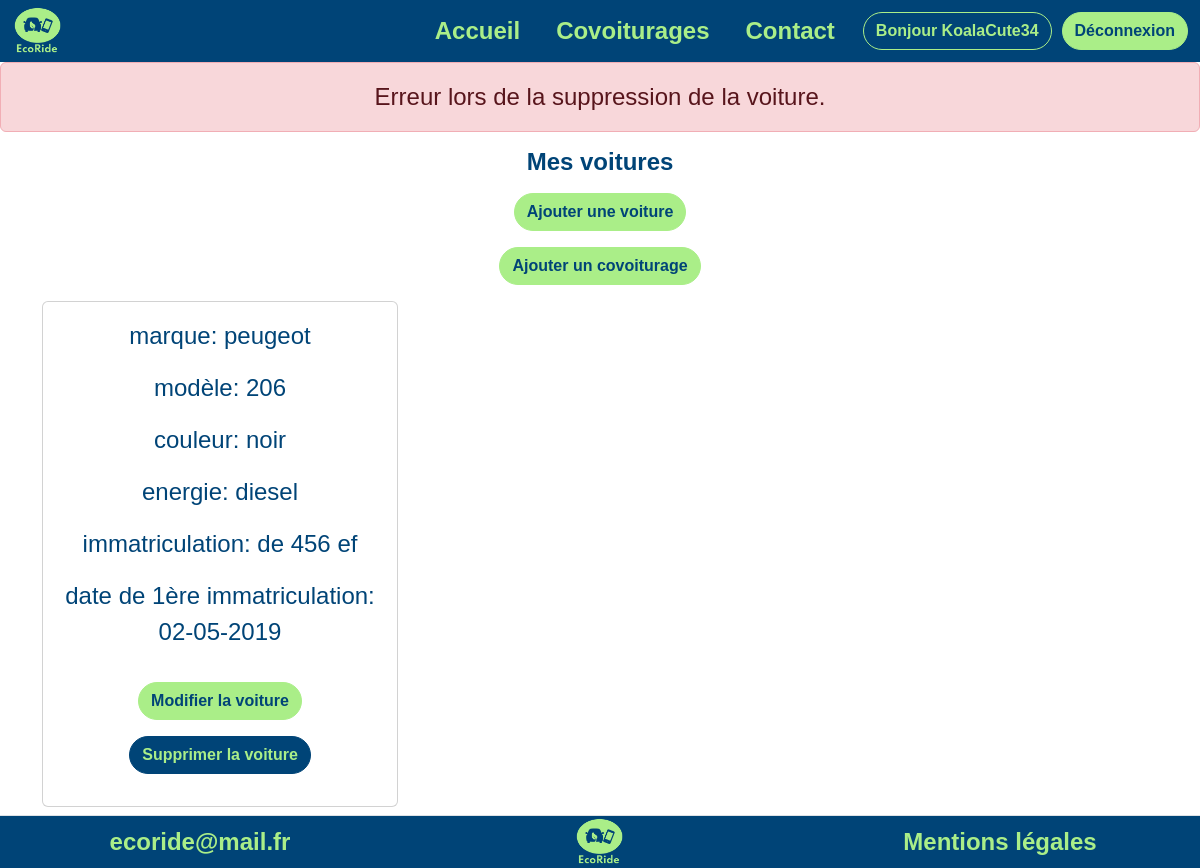
The page /voitures.php?error (signed in) on the database its author committed.
### tables this page shows
CREATE TABLE `cars` (
  `id` int(11) PRIMARY KEY NOT NULL AUTO_INCREMENT,
  `brand` varchar(50) NOT NULL,
  `model` varchar(50) NOT NULL,
  `color` varchar(50) NOT NULL,
  `energy` varchar(50) NOT NULL,
  `registration` varchar(11) NOT NULL,
  `date_first_registration` date NOT NULL,
  `id_user` int(11) NOT NULL,
  FOREIGN KEY (`id_user`) REFERENCES `users` (`id`)
);

### lib/car.php (called while the page is built, shortened)
 <?php
function getCars(PDO $pdo, int $user_id): array
{
    $sql = "SELECT id, brand, model, color, energy, registration, date_first_registration, id_user FROM cars WHERE id_user = :user_id";
    $query = $pdo->prepare($sql);
    $query->bindValue(':user_id', $user_id, PDO::PARAM_INT);
    $query->execute();
    return $query->fetchAll(PDO::FETCH_ASSOC);
    return $car ?: null;
}

### lib/utils.php (called while the page is built, shortened)
<?php
function changeDateFormat($date)
{
    return date("d-m-Y", strtotime($date));
}

### voitures.php (the view, shortened to what this page needs)
<?php
require_once "templates/header.php";
require_once "Lib/pdo.php";
require_once "Lib/utils.php";
require_once "lib/car.php";
$user_id = $_SESSION['user']['id'];
$cars = getCars($pdo, $user_id);
if (isset($_GET['success'])): ?>
    <div class="alert alert-success">La voiture a été supprimée avec succès !</div>
<?php elseif (isset($_GET['error'])): ?>
    <div class="alert alert-danger">Erreur lors de la suppression de la voiture.</div>
<?php endif; ?>
<div class="container">
    <h1>Mes voitures</h1>
    <a class="btn btn-primary m-2" href="ajout_voiture.php">Ajouter une voiture</a><br>
    <a class="btn btn-primary m-2" href="ajout_covoiturage.php">Ajouter un covoiturage</a>
    <?php if (count($cars) > 0): ?>
        <div class="row">
            <?php foreach ($cars as $car) { ?>
                <div class="col-md-4 my-2 d-flex">
                    <div class="card w-100">
                        <div class="card-body d-flex flex-column">
                            <p class="card-text">marque: <?= htmlspecialchars($car['brand']); ?></p>
                            <p class="card-text">modèle: <?= htmlspecialchars($car['model']); ?></p>
                            <p class="card-text">couleur: <?= htmlspecialchars($car['color']); ?></p>
                            <p class="card-text">energie: <?= htmlspecialchars($car['energy']); ?></p>
                            <p class="card-text">immatriculation: <?= htmlspecialchars($car['registration']); ?></p>
                            <p class="card-text">date de 1ère immatriculation: <br> <?= htmlspecialchars(changeDateFormat($car['date_first_registration'])); ?></p>
                            <div class="m-2">
                                <a href="ajout_voiture.php?id=<?= $car['id']; ?>" class="btn btn-primary m-2">Modifier la voiture</a>
                                <a href="sup_voiture.php?id=<?= $car['id']; ?>" class="btn btn-dark m-2" onclick="return confirm('Êtes-vous sûr de vouloir supprimer cette voiture ?');">Supprimer la voiture</a>
                            </div>
                        </div>
                    </div>
                </div>
            <?php } ?>
        <?php else: ?>
            <p>Aucune voiture enregistrée.</p>
        <?php endif; ?>
        </div>
        <?php
        require_once "templates/footer.php";
        ?>

### assets/css/style.css (style rules this page uses)
* { box-sizing: border-box; font-family: var(--font-family-serif); color: var(--dark); text-align: center; align-items: center; }
body { margin: 0; min-height: 100vh; display: grid; grid-template-rows: auto 1fr auto; }
@media screen and (min-width: 681px) { body { font-size: 24px; } }
.card-body { border: none; }

### rows shown on the page
cars: brand "peugeot", model "206", color "noir", energy "diesel", registration "de 456 ef", date_first_registration "02-05-2019"

### other values the page prints
$value "Accueil"
$value "Covoiturages"
$value "Contact"
$_SESSION["user"]["pseudo"] "KoalaCute34"
